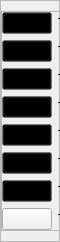
           <widget class="QFrame" name="frame">
            <property name="minimumSize">
             <size>
              <width>60</width>
              <height>0</height>
             </size>
            </property>
            <property name="maximumSize">
             <size>
              <width>50</width>
              <height>16777215</height>
             </size>
            </property>
            <property name="frameShape">
             <enum>QFrame::StyledPanel</enum>
            </property>
            <property name="frameShadow">
             <enum>QFrame::Raised</enum>
            </property>
            <layout class="QHBoxLayout" name="horizontalLayout_7">
             <property name="spacing">
              <number>10</number>
             </property>
             <property name="leftMargin">
              <number>0</number>
             </property>
             <property name="topMargin">
              <number>10</number>
             </property>
             <property name="rightMargin">
              <number>0</number>
             </property>
             <property name="bottomMargin">
              <number>10</number>
             </property>
             <item>
              <widget class="QFrame" name="menu_menu_bar">
               <property name="minimumSize">
                <size>
                 <width>110</width>
                 <height>0</height>
                </size>
               </property>
               <property name="maximumSize">
                <size>
                 <width>110</width>
                 <height>16777215</height>
                </size>
               </property>
               <property name="frameShape">
                <enum>QFrame::StyledPanel</enum>
               </property>
               <property name="frameShadow">
                <enum>QFrame::Raised</enum>
               </property>
               <layout class="QGridLayout" name="gridLayout">
                <property name="leftMargin">
                 <number>0</number>
                </property>
                <property name="topMargin">
                 <number>0</number>
                </property>
                <property name="rightMargin">
                 <number>0</number>
                </property>
                <property name="bottomMargin">
                 <number>0</number>
                </property>
                <item row="0" column="1">
                 <widget class="QLabel" name="label">
                  <property name="text">
                   <string>TextLabel</string>
                  </property>
                 </widget>
                </item>
                <item row="1" column="1">
                 <widget class="QLabel" name="label_2">
                  <property name="text">
                   <string>TextLabel</string>
                  </property>
                 </widget>
                </item>
                <item row="4" column="1">
                 <widget class="QLabel" name="label_6">
                  <property name="text">
                   <string>TextLabel</string>
                  </property>
                 </widget>
                </item>
                <item row="0" column="0">
                 <widget class="QPushButton" name="information">
                  <property name="styleSheet">
                   <string notr="true">background-color: rgba(0, 0, 0,0);</string>
                  </property>
                  <property name="text">
                   <string/>
                  </property>
                  <property name="icon">
                   <iconset resource="new_qrc.qrc">
                    <normaloff>:/new/information-button.png</normaloff>:/new/information-button.png</iconset>
                  </property>
                  <property name="iconSize">
                   <size>
                    <width>48</width>
                    <height>48</height>
                   </size>
                  </property>
                 </widget>
                </item>
                <item row="4" column="0">
                 <widget class="QPushButton" name="macro">
                  <property name="styleSheet">
                   <string notr="true">background-color: rgba(0, 0, 0,0);</string>
                  </property>
                  <property name="text">
                   <string/>
                  </property>
                  <property name="icon">
                   <iconset resource="new_qrc.qrc">
                    <normaloff>:/new/icons8-electrified-cursor-50.png</normaloff>:/new/icons8-electrified-cursor-50.png</iconset>
                  </property>
                  <property name="iconSize">
                   <size>
                    <width>48</width>
                    <height>48</height>
                   </size>
                  </property>
                 </widget>
                </item>
                <item row="3" column="1">
                 <widget class="QLabel" name="label_5">
                  <property name="text">
                   <string>TextLabel</string>
                  </property>
                 </widget>
                </item>
                <item row="5" column="1">
                 <widget class="QLabel" name="label_7">
                  <property name="text">
                   <string>TextLabel</string>
                  </property>
                 </widget>
                </item>
                <item row="1" column="0">
                 <widget class="QPushButton" name="general_search">
                  <property name="styleSheet">
                   <string notr="true">background-color: rgba(0, 0, 0,0);</string>
                  </property>
                  <property name="text">
                   <string/>
                  </property>
                  <property name="icon">
                   <iconset resource="new_qrc.qrc">
                    <normaloff>:/new/search_all.png</normaloff>:/new/search_all.png</iconset>
                  </property>
                  <property name="iconSize">
                   <size>
                    <width>48</width>
                    <height>48</height>
                   </size>
                  </property>
                 </widget>
                </item>
                <item row="6" column="0">
                 <widget class="QPushButton" name="chart">
                  <property name="styleSheet">
                   <string notr="true">background-color: rgba(0, 0, 0,0);</string>
                  </property>
                  <property name="text">
                   <string/>
                  </property>
                  <property name="icon">
                   <iconset resource="new_qrc.qrc">
                    <normaloff>:/new/icons8-electrified-cursor-50.png</normaloff>:/new/icons8-electrified-cursor-50.png</iconset>
                  </property>
                  <property name="iconSize">
                   <size>
                    <width>48</width>
                    <height>48</height>
                   </size>
                  </property>
                 </widget>
                </item>
                <item row="5" column="0">
                 <widget class="QPushButton" name="id_pass">
                  <property name="styleSheet">
                   <string notr="true">background-color: rgba(0, 0, 0,0);</string>
                  </property>
                  <property name="text">
                   <string/>
                  </property>
                  <property name="icon">
                   <iconset resource="new_qrc.qrc">
                    <normaloff>:/new/icons8-security-pass-50.png</normaloff>:/new/icons8-security-pass-50.png</iconset>
                  </property>
                  <property name="iconSize">
                   <size>
                    <width>48</width>
                    <height>48</height>
                   </size>
                  </property>
                 </widget>
                </item>
                <item row="6" column="1">
                 <widget class="QLabel" name="label_10">
                  <property name="text">
                   <string>TextLabel</string>
                  </property>
                 </widget>
                </item>
                <item row="2" column="0">
                 <widget class="QPushButton" name="show_boss">
                  <property name="styleSheet">
                   <string notr="true">background-color: rgba(0, 0, 0,0);</string>
                  </property>
                  <property name="text">
                   <string/>
                  </property>
                  <property name="icon">
                   <iconset resource="new_qrc.qrc">
                    <normaloff>:/new/monster.png</normaloff>:/new/monster.png</iconset>
                  </property>
                  <property name="iconSize">
                   <size>
                    <width>48</width>
                    <height>48</height>
                   </size>
                  </property>
                 </widget>
                </item>
                <item row="3" column="0">
                 <widget class="QPushButton" name="search_athect">
                  <property name="styleSheet">
                   <string notr="true">background-color: rgba(0, 0, 0,0);</string>
                  </property>
                  <property name="text">
                   <string/>
                  </property>
                  <property name="icon">
                   <iconset resource="new_qrc.qrc">
                    <normaloff>:/new/icons8-advanced-search-50.png</normaloff>:/new/icons8-advanced-search-50.png</iconset>
                  </property>
                  <property name="iconSize">
                   <size>
                    <width>48</width>
                    <height>48</height>
                   </size>
                  </property>
                 </widget>
                </item>
                <item row="2" column="1">
                 <widget class="QLabel" name="label_4">
                  <property name="text">
                   <string>TextLabel</string>
                  </property>
                 </widget>
                </item>
                <item row="7" column="0">
                 <widget class="QPushButton" name="boss_timer">
                  <property name="text">
                   <string/>
                  </property>
                  <property name="icon">
                   <iconset resource="new_qrc.qrc">
                    <normaloff>:/new/chromerivals_logo.png</normaloff>:/new/chromerivals_logo.png</iconset>
                  </property>
                  <property name="iconSize">
                   <size>
                    <width>48</width>
                    <height>48</height>
                   </size>
                  </property>
                  <property name="shortcut">
                   <string>Esc</string>
                  </property>
                 </widget>
                </item>
                <item row="7" column="1">
                 <widget class="QLabel" name="label_11">
                  <property name="text">
                   <string>TextLabel</string>
                  </property>
                 </widget>
                </item>
               </layout>
              </widget>
             </item>
            </layout>
           </widget>
